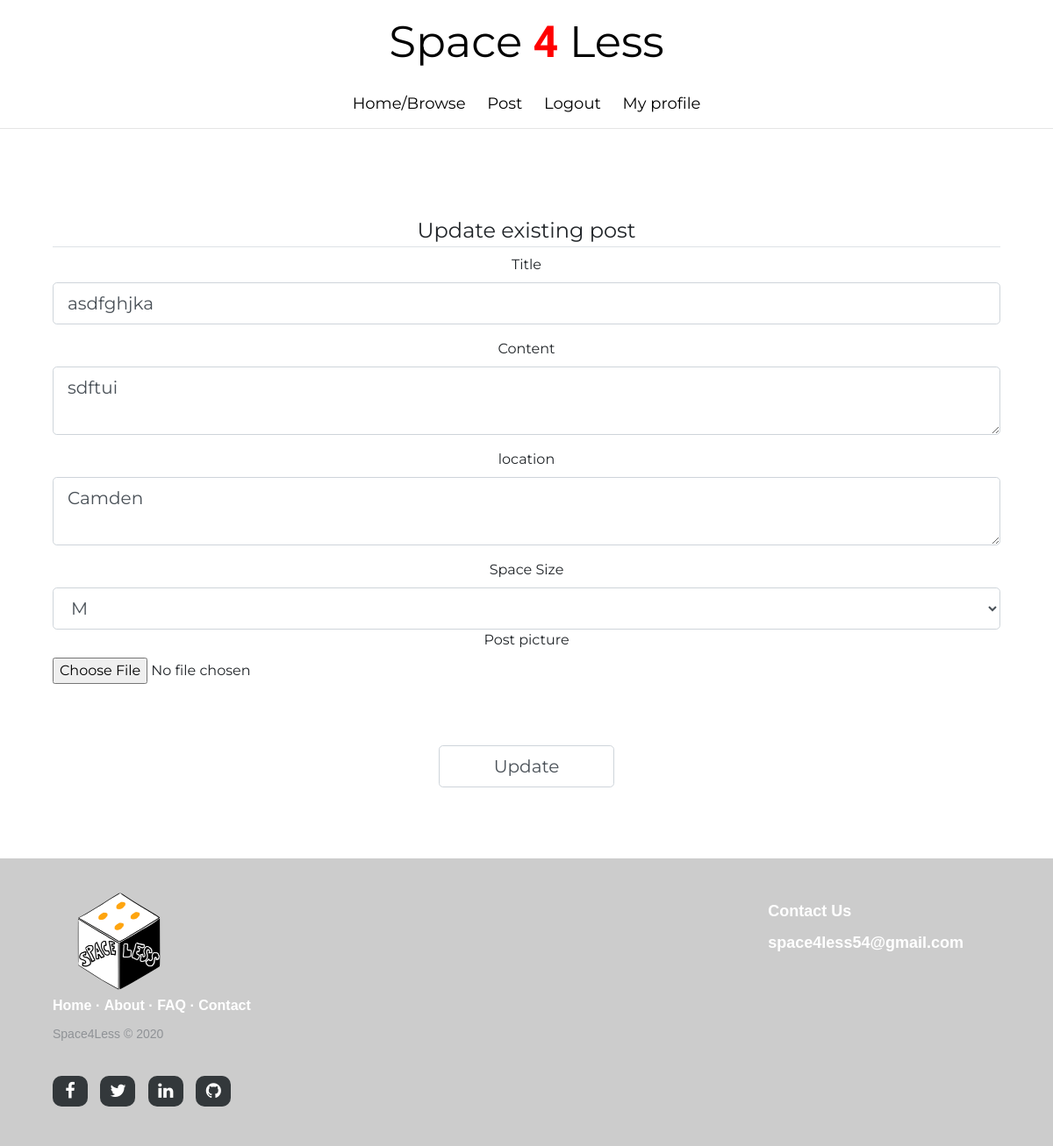
The app's page /update_post/1 (signed in) with its own data.
### app/models.py (models this page shows, shortened)
class Post(db.Model):
    __tablename__ = 'post'
    post_id = db.Column(db.Integer, primary_key=True)
    title = db.Column(db.String(30), nullable=False)
    date_posted = db.Column(db.DateTime, nullable=False, default=datetime.utcnow)
    image = db.Column(db.String(30), nullable=True, default='default.png')
    location = db.Column(db.String(50), nullable=False)
    space_size = db.Column(db.String(15), nullable=False)
    content = db.Column(db.String(30), nullable=False)
    user_id = db.Column(db.Integer, ForeignKey('user.user_id'), nullable=False)
    bookings = db.relationship('Book')
    comments = db.relationship('Comment')

### app/posts/routes.py (the view)
@bp_posts.route("/update_post/<postid>", methods=['GET', 'POST'])
@role_required('property_owner')
def update_post(postid):
    post_obj = Post.query.get(postid)
    form_updatePost = UpdatePostForm()
    if form_updatePost.validate_on_submit():
        if form_updatePost.picture_for_posts.data:
            file = request.files['picture_for_posts']
            pic = saving_pictures_post(file)
            post_obj.image = pic
        post_obj.title = form_updatePost.title.data
        post_obj.content = form_updatePost.content.data
        post_obj.location = form_updatePost.location.data
        post_obj.space_size = form_updatePost.space_size.data
        db.session.commit()
        flash('You have successfully updated your post!', 'success')
        return redirect(url_for('user.my_posts'))
    elif request.method == 'GET':
        form_updatePost.title.data = post_obj.title
        form_updatePost.content.data = post_obj.content
        form_updatePost.location.data = post_obj.location
        form_updatePost.space_size.data = post_obj.space_size
    return render_template('update_post.html', title='Update a post', form=form_updatePost)

### app/posts/forms.py
class UpdatePostForm(FlaskForm):
    title = StringField('Title',
                        validators=[DataRequired()])
    content = TextAreaField('Content',
                            validators=[DataRequired()])
    location = TextAreaField('location', validators=[DataRequired()])
    space_size = SelectField('Space Size', default=('0', 'Select'), choices=[('0', 'Select'), ('Extra Small', 'XS'),
                                                                             ('Small', 'S'), ('Medium', 'M'),
                                                                             ('Medium Large', 'ML'), ('Large', 'L'),
                                                                             ('Extra Large', 'XL')])
    picture_for_posts = FileField('Post picture',
                                  validators=[FileAllowed(['jpg', 'png'])]
                                  )
    submit = SubmitField('Update')

### app/main/routes.py (called while the page is built)
def role_required(required_role):
    def has_role(current_user):
        return current_user.roles == required_role
    def role_decorator(func):
        @wraps(func)
        def function_wrapper(*args, **kwargs):
            if has_role(current_user):
                func(*args, **kwargs)
                return func(*args, **kwargs)
            else:
                return render_template('role.html', required_role=required_role)
        return function_wrapper
    return role_decorator

### app/models.py (called while the page is built)
@login.user_loader
def load_user(user_id):
    return User.query.get(int(user_id))

### app/templates/update_post.html (shortened to what this page needs)
{% extends 'layout.html' %}
{% block content %}
    <div class="content-section">
        <form method="POST" novalidate enctype="multipart/form-data">
            <fieldset class="form-design">
                <legend class="border-bottom">Update existing post</legend>
                <div class="form-group">
                    {{ form.title.label(class="form-control-label") }}
                    {% if form.title.errors %}
                        <br>
                        {{ form.title(class="form-control form-control-lg is-invalid") }}
                        <div class="invalid-feedback">
                            {% for error in form.title.errors %}
                                <span>{{ error }}</span>
                            {% endfor %}
                        </div>
                    {% else %}
                        <br>
                        {{ form.title(class="form-control form-control-lg") }}
                    {% endif %}
                </div>
                <div class="form-group">
                    {{ form.content.label(class="form-control-label") }}
                    {% if form.content.errors %}
                        <br>
                        {{ form.content(class="form-control form-control-lg is-invalid") }}
                        <div class="invalid-feedback">
                            {% for error in form.content.errors %}
                                <span>{{ error }}</span>
                            {% endfor %}
                        </div>
                    {% else %}
                        <br>
                        {{ form.content(class="form-control form-control-lg") }}
                    {% endif %}
                </div>
                <div class="form-group">
                    {{ form.location.label(class="form-control-label") }}
                    {% if form.location.errors %}
                        <br>
                        {{ form.locationa(class="form-control form-control-lg is-invalid") }}
                        <div class="invalid-feedback">
                            {% for error in form.location.errors %}
                                <span>{{ error }}</span>
                            {% endfor %}
                        </div>
                    {% else %}
                        <br>
                        {{ form.location(class="form-control form-control-lg") }}
                    {% endif %}
                </div>
                <div class="dropdownmenu">
                    {{ form.space_size.label(class="form-control-label") }}
                    {% if form.space_size.errors %}
                        <br>
                        {{ form.space_size(class="form-control form-control-lg is-invalid") }}
                        <div class="invalid-feedback">
                            {% for error in form.space_size.errors %}
                                <span>{{ error }}</span>
                            {% endfor %}
                        </div>
                    {% else %}
                        <br>
                        {{ form.space_size(class="form-control form-control-lg") }}
                    {% endif %}
                </div>
                <div class="form-group">
                    {{ form.picture_for_posts.label() }}
                    {% if form.picture_for_posts.errors %}
                        <br>
                        {{ form.picture_for_posts(class="form-control-file is-invalid") }}
                        <div class="invalid-feedback">
                            {% for error in form.picture_for_posts.errors %}
                                <span>{{ error }}</span>
                            {% endfor %}
                        </div>
                    {% else %}
                        <br>
                        {{ form.picture_for_posts(class="form-control-file") }}
                    {% endif %}
                </div>
                <div class="attempt">
                    <p id="signupbutton">{{ form.submit(class="form-control form-control-lg") }}</p></div>
            </fieldset>
        </form>
    </div>
{% endblock %}

### app/static/design.css (style rules this page uses)
.form-design { font-family: Montserrat, sans-serif; text-align: center; padding: 0; }
.form-group { text-align: center; border: none; }
#signupbutton { padding-top: 5%; width: 200px; margin: 0 auto; text-align: center; }
.attempt { margin: 0 auto; text-align: center; }
form { padding-top: 2%; padding-bottom: 2%; background-color: white; }
* { box-sizing: border-box; }

### records on screen
Post: title "asdfghjka", content "sdftui", location "Camden", space_size "M"
